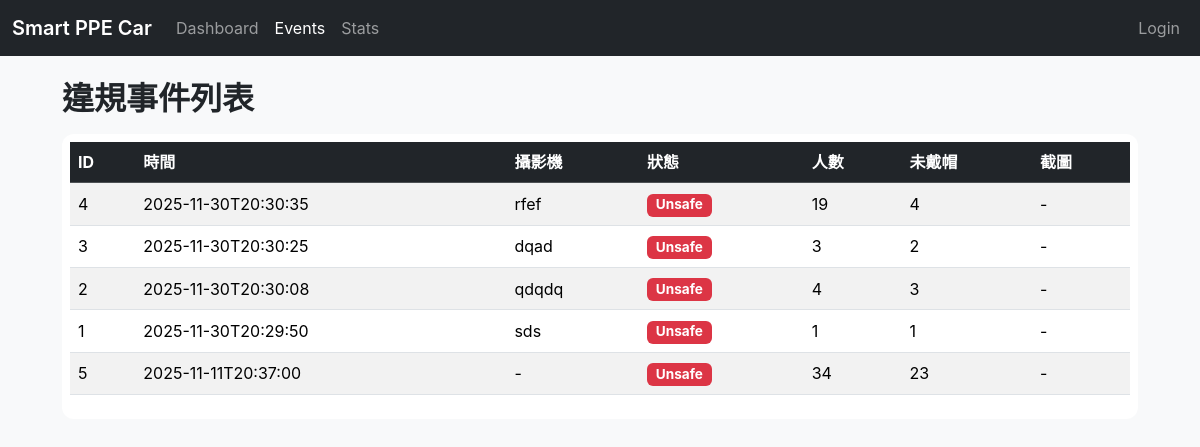
The app's page /events with its own data.
### tables this page shows
CREATE TABLE events (
            id INTEGER PRIMARY KEY AUTOINCREMENT,
            timestamp TEXT NOT NULL,
            camera_id TEXT,
            status TEXT,
            num_people INTEGER,
            num_no_helmet INTEGER,
            image_url TEXT
        );

### server/app.py (the view)
@app.route("/events")
def events_page():
    events = fetch_events()
    return render_template("events.html", events=events)

### server/app.py (called while the page is built)
def get_db_connection():
    conn = sqlite3.connect(DB_PATH)
    conn.row_factory = sqlite3.Row
    return conn

def fetch_events():
    conn = get_db_connection()
    cur = conn.cursor()
    cur.execute(
        """
        SELECT id, timestamp, camera_id, status,
               num_people, num_no_helmet, image_url
        FROM events
        ORDER BY datetime(timestamp) DESC
        """
    )
    rows = cur.fetchall()
    conn.close()
    events = [
        {
            "id": r["id"],
            "timestamp": r["timestamp"],
            "camera_id": r["camera_id"],
            "status": r["status"],
            "num_people": r["num_people"],
            "num_no_helmet": r["num_no_helmet"],
            "image_url": r["image_url"],
        }
        for r in rows
    ]
    return events

### server/templates/events.html (shortened to what this page needs)
{% extends "base.html" %}
{% block content %}
<h2 class="mb-3">違規事件列表</h2>
<div class="table-responsive">
  <table class="table table-striped align-middle">
    <thead class="table-dark">
      <tr>
        <th>ID</th>
        <th>時間</th>
        <th>攝影機</th>
        <th>狀態</th>
        <th>人數</th>
        <th>未戴帽</th>
        <th>截圖</th>
      </tr>
    </thead>
    <tbody>
      {% for e in events %}
      <tr>
        <td>{{ e.id }}</td>
        <td>{{ e.timestamp }}</td>
        <td>{{ e.camera_id or '-' }}</td>
        <td>
          {% if e.status == 'unsafe' %}
            <span class="badge bg-danger">Unsafe</span>
          {% else %}
            <span class="badge bg-success">Safe</span>
          {% endif %}
        </td>
        <td>{{ e.num_people }}</td>
        <td>{{ e.num_no_helmet }}</td>
        <td>
          {% if e.image_url %}
            <a href="{{ e.image_url }}" target="_blank">
              <img src="{{ e.image_url }}" class="img-thumbnail" style="max-width: 120px;">
            </a>
          {% else %}
            -
          {% endif %}
        </td>
      </tr>
      {% endfor %}
    </tbody>
  </table>
</div>
{% endblock %}

### server/templates/base.html (shortened to what this page needs)
<!doctype html>
<html lang="zh-Hant">
  <head>
    <link
      href="https://cdn.jsdelivr.net/npm/bootstrap@5.3.3/dist/css/bootstrap.min.css"
      rel="stylesheet">
    <link rel="stylesheet" href="{{ url_for('static', filename='css/style.css') }}">
  </head>
  <body class="bg-light">
    <nav class="navbar navbar-expand-lg navbar-dark bg-dark mb-4">
      <div class="container-fluid">
        <a class="navbar-brand" href="{{ url_for('index') }}">Smart PPE Car</a>
        <div class="collapse navbar-collapse" id="navbarNav">
          <ul class="navbar-nav me-auto">
            <li class="nav-item">
              <a class="nav-link{% if request.path == '/' %} active{% endif %}"
                href="{{ url_for('index') }}">Dashboard</a>
            </li>
            <li class="nav-item">
              <a class="nav-link{% if '/events' in request.path %} active{% endif %}"
                href="{{ url_for('events_page') }}">Events</a>
            </li>
            <li class="nav-item">
              <a class="nav-link{% if '/stats' in request.path %} active{% endif %}"
                href="{{ url_for('stats_page') }}">Stats</a>
            </li>
          </ul>
          <ul class="navbar-nav ms-auto">
            {% if current_user.is_authenticated %}
              <li class="nav-item">
                <span class="navbar-text me-2">
                  👤 {{ current_user.username }}
                  {% if current_user.is_admin %}(Admin){% endif %}
                </span>
              </li>
              <li class="nav-item">
                <a class="nav-link" href="{{ url_for('logout') }}">Logout</a>
              </li>
            {% else %}
              <li class="nav-item">
                <a class="nav-link" href="{{ url_for('login') }}">Login</a>
              </li>
            {% endif %}
          </ul>
        </div>
      </div>
    </nav>
    <main class="container mb-5">
      {% block content %}{% endblock %}
    </main>
  </body>
</html>

### server/static/css/style.css (style rules this page uses)
body { font-family: -apple-system, BlinkMacSystemFont, "Segoe UI", Roboto, "Noto Sans TC", "Helvetica Neue", Arial, "Noto Sans", sans-serif; }
main.container { max-width: 1100px; }
.table thead th { vertical-align: middle; white-space: nowrap; }
.table tbody td { vertical-align: middle; }
.navbar-brand { font-weight: 600; }
.badge { font-size: 0.85rem; }
.table-responsive { border-radius: 0.75rem; background: #ffffff; padding: 0.5rem; }
h2 { font-weight: 600; }

### records on screen
events: id "4", timestamp "2025-11-30T20:30:35", camera "rfef", status "Unsafe", num_people "19", num_no_helmet "4"
events: id "3", timestamp "2025-11-30T20:30:25", camera "dqad", status "Unsafe", num_people "3", num_no_helmet "2"
events: id "2", timestamp "2025-11-30T20:30:08", camera "qdqdq", status "Unsafe", num_people "4", num_no_helmet "3"
events: id "1", timestamp "2025-11-30T20:29:50", camera "sds", status "Unsafe", num_people "1", num_no_helmet "1"
events: id "5", timestamp "2025-11-11T20:37:00", camera_id "-", status "Unsafe", num_people "34", num_no_helmet "23"
